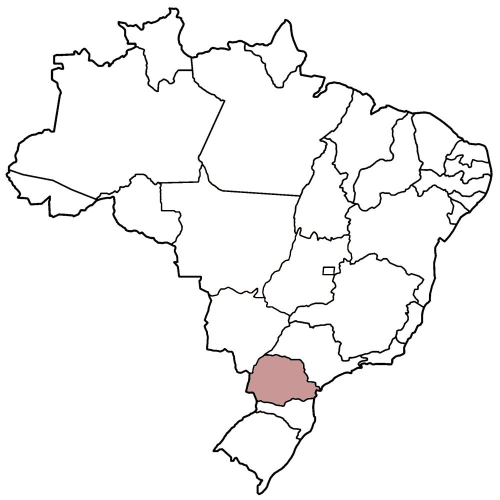
#> input picture imagens/mapa.jpg, 1000 x 1000 px, found by its file name (shown at 1/2 size)
$ python main.py
#> lines starting #> are read from the running program, lines starting #| are printed output that depends on the picture; after the words box and inside, x2 and y2 are one past the last pixel; in counts of white or black regions, pixels touching at a corner belong together
### Graph.py
import cv2 as cv
from Vertex import Vertex

class Graph:
    def __init__(self):
        self.vert_dict = {}
        self.num_vertices = 0

    def __call__(self):
        self.vert_dict = {}
        self.num_vertices = 0

    def __iter__(self):
        return iter(self.vert_dict.values())

    def add_vertex(self, node, contorno):
        self.num_vertices = self.num_vertices + 1
        new_vertex = Vertex(node)
        self.vert_dict[node] = new_vertex
        new_vertex.contorno = contorno
        return new_vertex

    # [5 lines left out: function get_vertex, not called in this run]

    def add_edge(self, frm, to):
        if frm not in self.vert_dict:
            self.add_vertex(frm)
        if to not in self.vert_dict:
            self.add_vertex(to)

        self.vert_dict[frm].add_neighbor(self.vert_dict[to])
        self.vert_dict[to].add_neighbor(self.vert_dict[frm])

    def get_vertices(self):
        return self.vert_dict.keys()

### Vertex.py
class Vertex:
    def __init__(self, node):
        self.id = node
        self.adjacent = {}

        self.visited = False

        self.contorno = []

    def __call__(self,node):
        self.__init__(self,node)

    def add_neighbor(self, neighbor, weight=0):
        self.adjacent[neighbor] = weight

    def get_connections(self):
        return self.adjacent.keys()

    def get_id(self):
        return self.id

    def get_contorno(self):
        return self.contorno

    def __str__(self):
        return str(self.id) + ' adjacent: ' + str([x.id for x in self.adjacent])

### main.py
import cv2 as cv
import time
from Graph import Graph

# 0 - rosa,
# 1 - azul escuro,
# 2 - amarelo,
# 3 - azul claro,
# 4 - roxo,
cores = [[99,3,223], [90,36,29], [3,179,249], [172, 99, 1], [103, 24, 169]]
estados = ['RS','SC','PR','RJ','SP','ES','MS','DF','MG','GO','SE','AL','BA','RO','AC','PE','MT','PB','RN','TO','CE','PI','MA','AM','PA','AP','RR']
imagem = 'mapa'
pasta = 'imagens/'


# [5 lines left out: function showImg, not called in this run]

def addEdges(g):
    g.add_edge('RS', 'SC')

    g.add_edge('SC', 'RS')
    g.add_edge('SC', 'PR')

    g.add_edge('PR', 'SC')
    g.add_edge('PR', 'SP')
    g.add_edge('PR', 'MS')

    g.add_edge('SP', 'MS')
    g.add_edge('SP', 'PR')
    g.add_edge('SP', 'MG')
    g.add_edge('SP', 'RJ')

    g.add_edge('MS', 'PR')
    g.add_edge('MS', 'SP')
    g.add_edge('MS', 'GO')
    g.add_edge('MS', 'MT')
    g.add_edge('MS', 'MG')

    g.add_edge('MG', 'MT')
    g.add_edge('MG', 'GO')
    g.add_edge('MG', 'BA')
    g.add_edge('MG', 'ES')
    g.add_edge('MG', 'RJ')
    g.add_edge('MG', 'DF')
    g.add_edge('MG', 'MS')

    g.add_edge('ES', 'MG')
    g.add_edge('ES', 'RJ')
    g.add_edge('ES', 'BA')

    g.add_edge('RJ', 'SP')
    g.add_edge('RJ', 'MG')
    g.add_edge('RJ', 'ES')

    g.add_edge('GO', 'MS')
    g.add_edge('GO', 'MT')
    g.add_edge('GO', 'TO')
    g.add_edge('GO', 'BA')
    g.add_edge('GO', 'MG')
    g.add_edge('GO', 'DF')

    g.add_edge('BA', 'MG')
    g.add_edge('BA', 'ES')
    g.add_edge('BA', 'GO')
    g.add_edge('BA', 'TO')
    g.add_edge('BA', 'PI')
    g.add_edge('BA', 'PE')
    g.add_edge('BA', 'AL')
    g.add_edge('BA', 'SE')
    g.add_edge('BA', 'MA')

    g.add_edge('SE', 'BA')
    g.add_edge('SE', 'AL')

    g.add_edge('AL', 'SE')
    g.add_edge('AL', 'BA')
    g.add_edge('AL', 'PE')

    g.add_edge('PE', 'AL')
    g.add_edge('PE', 'BA')
    g.add_edge('PE', 'PI')
    g.add_edge('PE', 'CE')
    g.add_edge('PE', 'PB')

    g.add_edge('PB', 'RN')
    g.add_edge('PB', 'PE')
    g.add_edge('PB', 'CE')

    g.add_edge('RN', 'CE')
    g.add_edge('RN', 'PB')

    g.add_edge('CE', 'RN')
    g.add_edge('CE', 'PB')
    g.add_edge('CE', 'PE')
    g.add_edge('CE', 'PI')

    g.add_edge('PI', 'CE')
    g.add_edge('PI', 'MA')
    g.add_edge('PI', 'BA')
    g.add_edge('PI', 'PE')
    g.add_edge('PI', 'TO')

    g.add_edge('MA', 'PI')
    g.add_edge('MA', 'TO')
    g.add_edge('MA', 'PA')
    g.add_edge('MA', 'BA')

    g.add_edge('TO', 'GO')
    g.add_edge('TO', 'BA')
    g.add_edge('TO', 'MA')
    g.add_edge('TO', 'PA')
    g.add_edge('TO', 'MT')
    g.add_edge('TO', 'PI')

    g.add_edge('MT', 'MS')
    g.add_edge('MT', 'GO')
    g.add_edge('MT', 'TO')
    g.add_edge('MT', 'PA')
    g.add_edge('MT', 'AM')
    g.add_edge('MT', 'RO')

    g.add_edge('PA', 'MT')
    g.add_edge('PA', 'TO')
    g.add_edge('PA', 'MA')
    g.add_edge('PA', 'AP')
    g.add_edge('PA', 'RR')
    g.add_edge('PA', 'AM')

    g.add_edge('AP', 'PA')

    g.add_edge('RR', 'PA')
    g.add_edge('RR', 'AM')

    g.add_edge('RO', 'MT')
    g.add_edge('RO', 'AM')
    g.add_edge('RO', 'AC')

    g.add_edge('AC', 'AM')
    g.add_edge('AC', 'RO')

    g.add_edge('AM', 'AC')
    g.add_edge('AM', 'RO')
    g.add_edge('AM', 'RR')
    g.add_edge('AM', 'PA')

    g.add_edge('DF', 'GO')
    g.add_edge('DF', 'MS')

    return g

def addVertexs(nome, pasta, g):

#> called with nome = 'mapa', pasta = 'imagens/'
    img = cv.imread(nome+'.jpg')
#> img is the input picture: shape (1000, 1000, 3); mean B, G, R 245, 245.1, 245.6
    copy = img.copy()
    imgray = cv.cvtColor(img, cv.COLOR_BGR2GRAY)
    ret, thresh = cv.threshold(imgray, 200, 255, 0)
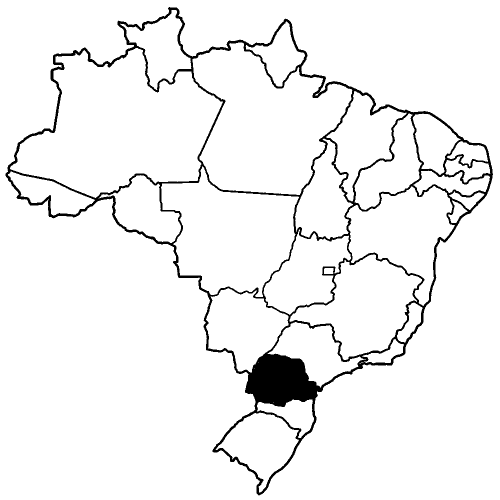
#> thresh: shape (1000, 1000) (shown at 1/2 size); 95% white; 1 black region
    contours, hierarchy = cv.findContours(thresh, cv.RETR_TREE, cv.CHAIN_APPROX_NONE)
#> contours = 32 contours, 4 with area under 20; largest, box (x1, y1, x2, y2) and area: (0, 0, 1000, 1000) 998001, (10, 13, 987, 992) 444590, (20, 96, 446, 396) 76082, (385, 85, 705, 390) 59974, (322, 333, 598, 594) 43708

    cont = 0
    for i in range(2,len(contours)):
        if(cv.contourArea(contours[i]) > 1.0):
            print('Contorno {}. Estado: {}'.format(i, estados[cont]))
            g.add_vertex(estados[cont], contours[i])
            cont += 1
#> this loop made 30 passes
#| Contorno 2. Estado: RS
#| Contorno 4. Estado: SC
#| Contorno 8. Estado: PR
#| Contorno 9. Estado: RJ
#| Contorno 10. Estado: SP
#| Contorno 11. Estado: ES
#| Contorno 12. Estado: MS
#| Contorno 13. Estado: DF
#> (further printed lines are left out)
#> after the loop, cont = 26

    return g


# [117 lines left out: functions printGrafo, DFS, DFSUtil, BFS, not called in this run]

def main():
    g = Graph()

    g = addVertexs(imagem, pasta, g)
    g = addEdges(g)

    print("\n")

    algoritmo = int(input('Qual algoritmo usar? BFS(1), DFS(2): '))
    estado = input('Por qual estado começar? ')

    showSteps = 0

    if(algoritmo == 1):
        BFS(imagem, pasta, g, estado, 1, showSteps)
    elif(algoritmo == 2):
        DFS(imagem, pasta, g, estado, showSteps)


#> (the run stopped early here; a loop or call above may not have finished)
